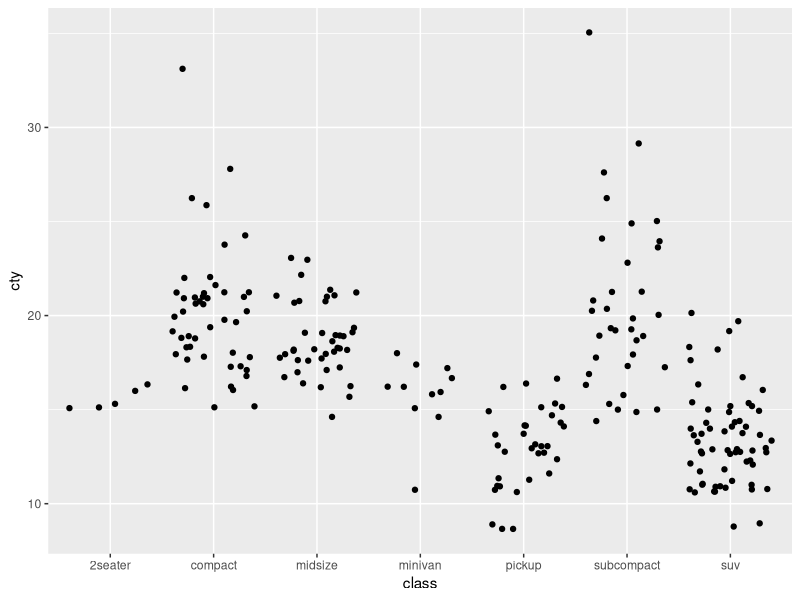

Generate this figure with R:
## ---- chunk 1
knitr::opts_chunk$set(echo = TRUE)
library(tidyverse)

## ---- chunk 2
ggplot(data = mpg, aes(x = class, y = cty)) +
	geom_jitter()
